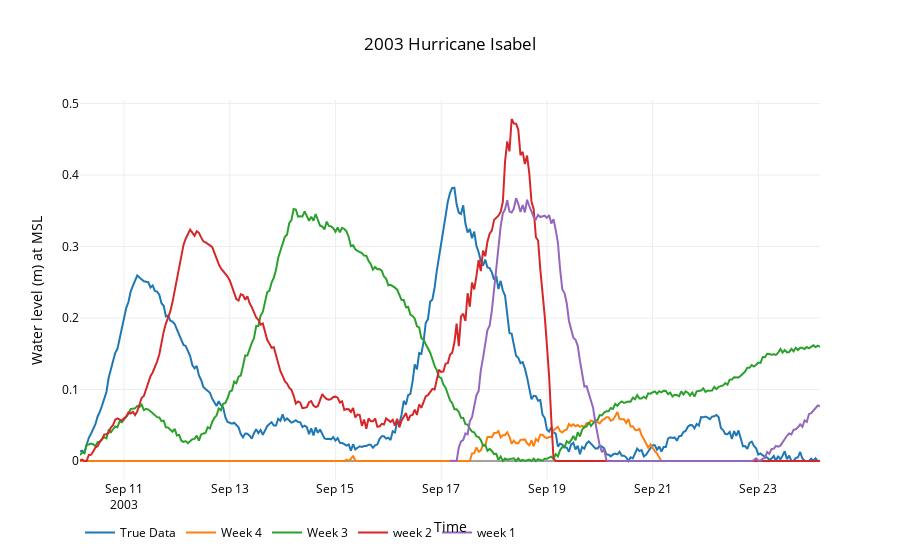

Notebook source saved alongside this figure:
### Markdown cell above
#### Atlantic City, NJ

### Code cell
starts,end,noaa = '20030827','20030926','8534720'
data = utils.plot_timeseries2(files,start,name,27226)
title,x,y = '2003 Hurricane Isabel','Time','Water level (m) at MSL'
layout=utils.layout(title,x,y)
fig = go.Figure(data=data, layout=layout)
interactive = iplot(fig)
#po.plot(fig,filename=root_dir+'\\'+'atlantic_city_surge.html')

### Figure 1 — Plotly figure (JSON) as saved in the notebook; plotly's stock layout.template omitted (floating-point values rounded to 4 significant figures; data arrays with more than 128 entries replaced by an {"elided": "..."} marker saying what was removed)
{"data": [{"line": {"color": "rgba(0, 204, 255)"}, "mode": "lines", "name": "True Data", "type": "scatter", "uid": "cd4d3d77-f3c6-4306-a45f-ed2699d1fd23", "x": {"elided": "337 str values"}, "y": {"elided": "337 float values"}}, {"line": {"color": "rgba(153, 153, 255)"}, "mode": "lines", "name": "Week 4", "type": "scatter", "uid": "15f99772-d3ed-4bbf-9556-b664fbbd10a0", "x": {"elided": "337 str values"}, "y": {"elided": "337 float values"}}, {"line": {"color": "rgba(51, 51, 255)"}, "mode": "lines", "name": "Week 3", "type": "scatter", "uid": "ff44fbfe-f78b-422c-99d4-f16634c83d75", "x": {"elided": "337 str values"}, "y": {"elided": "337 float values"}}, {"line": {"color": "rgba(204, 0, 255)"}, "mode": "lines", "name": "week 2", "type": "scatter", "uid": "13fe63c9-78e6-4b23-b912-a0ec897085a6", "x": {"elided": "337 str values"}, "y": {"elided": "337 float values"}}, {"line": {"color": "rgba(255, 153, 0)"}, "mode": "lines", "name": "week 1", "type": "scatter", "uid": "c0f2d5ee-9041-4f96-9cf8-efa18b7bce55", "x": {"elided": "169 str values"}, "y": {"elided": "169 float values"}}], "layout": {"autosize": true, "font": {"color": "rgb(0, 0, 0)"}, "legend": {"orientation": "h"}, "paper_bgcolor": "rgb(255,255,255)", "plot_bgcolor": "rgb(255,255,255)", "title": "2003 Hurricane Isabel", "xaxis": {"autorange": true, "range": ["2003-09-10 04:00", "2003-09-24 04:00"], "title": "Time", "type": "date"}, "yaxis": {"autorange": true, "range": [-0.02657, 0.5049], "title": "Water level (m) at MSL", "type": "linear"}}}
